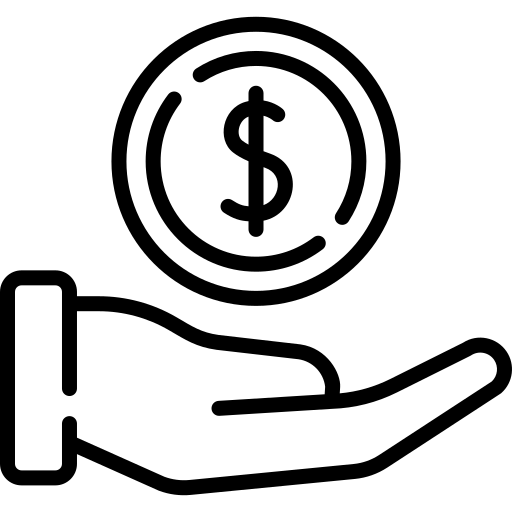
#> input picture Code files final/Images/withdraw.png, 512 x 512 px, found by its file name
$ python -i version7.py   (imports and definitions only)
#> lines starting #> are read from the running program, lines starting #| are printed output that depends on the picture
from PIL import Image, ImageFilter
from tkinter import *
import tkinter
from tkinter import ttk
from tkinter import messagebox
from PIL import Image
from PIL import ImageTk
import webbrowser
#from tkinter import ttk
#from tkinter import scrolledtext
#from tkinter.ttk import *
import time
import tkinter as tk
from tkinter import Tk
from datetime import datetime
import pytz
import os
import mysql.connector
from mysql.connector import Error
from copy import copy

#############################################################################################################################
def openWithdraw():
    rootwithdraw=Toplevel()
    rootwithdraw.title("WITHDRAW")
    rootwithdraw.geometry('1920x1080')


    # [26 lines left out: functions withdraw, withdraw_action, not called in this run]


    #Frame1 and its details
    frame1 = tk.LabelFrame(rootwithdraw,bg="white", highlightbackground="white", highlightthickness="3")
    frame1.place(x=0, y=0, width=1280, height=120)

    logo= tk.PhotoImage(file="D:/College/BE project/proj final/Images/logo.png")
    logoref=logo
    label=ttk.Label(frame1, image=logoref)
    label.image=logoref
    label.place(x=-30, y=-30, width=60, height=60)


    title1=Label(frame1, text="QUERENCIA", bg="white", fg="black", font=("times new roman", 25, "bold"))
    title1.place(x=40, y=30)
    title2=Label(frame1, text="Toll free: 0900-0723-0213", bg="white", fg="black", font=("times new roman", 10))
    title2.place(x=45, y=70)


    #------------------------------------------------------------------------------------------------------------------------------------------------------------------------------------#
    #Frame2 and its details

    frame2 = tk.LabelFrame(rootwithdraw,bg="black", highlightbackground="white", highlightthickness="3" )
    frame2.place(x=0, y=120, width=640, height=1160)


    head1=Label(frame2, text="CASH WITHDRAW", bg="black", fg="#00B9FF", font=("times new roman", 20, "bold"))
    head1.place(x=200, y=30)


    # Load the image
    pin1=Image.open('D:/College/BE project/proj final/Images/withdraw.png')
#> pin1 is the input picture: PIL image 512x512 RGBA; mean R, G, B, A 0, 0, 0, 48.9

    # Resize the image in the given (width, height)
    p1=pin1.resize((90, 90))
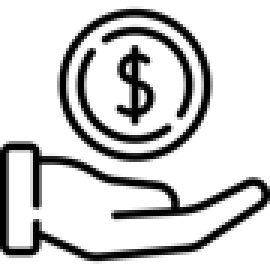
#> p1: PIL image 90x90 RGBA (shown 3 times larger); mean R, G, B, A 0, 0, 0, 48.9; transparent parts drawn white

    # Conver the image in TkImage
    my_pin1=ImageTk.PhotoImage(p1)
    mypin1ref=my_pin1

    # Display the image with label
    label=Label(frame2, image=mypin1ref)
    label.image=mypin1ref
    label.pack()
    label.place(x=275, y=110)


    head2=Label(frame2, text="Enter the amount to be withdrawn:", bg="black", fg="#00B9FF", font=("times new roman", 18, "bold"))
    head2.place(x=50, y=290)
    new_withdraw= Entry(frame2, width=10, bg="#797D7F", fg="white", font=("calibri", 15, "bold"))
    new_withdraw.place(x=450, y=290)

    back=tk.Button(frame2, text="Back", font=('Helvetica','20'), command=openDashboard)
    back.place(x=275, y=450, width=90, height=50)
    back.configure(bg="white", fg="#00B9FF")


    #Frame3 and its details


    frame3 = tk.LabelFrame(rootwithdraw,bg="#797D7F", highlightbackground="#00B9FF", highlightthickness="3")
    frame3.place(x=640, y=120, width=640, height=1160)

    one=tk.Button(frame3, text="1", font=('Helvetica','40', "bold"), command=lambda:withdraw("1"))
    one.place(x=180, y=50, width=60, height=60)
    one.configure(bg="white", fg="#242728")

    two=tk.Button(frame3, text="2", font=('Helvetica','40', "bold"), command=lambda:withdraw("2"))
    two.place(x=280, y=50, width=60, height=60)
    two.configure(bg="white", fg="#242728")

    three=tk.Button(frame3, text="3", font=('Helvetica','40', "bold"), command=lambda:withdraw("3"))
    three.place(x=380, y=50, width=60, height=60)
    three.configure(bg="white", fg="#242728")

    four=tk.Button(frame3, text="4", font=('Helvetica','40', "bold"), command=lambda:withdraw("4"))
    four.place(x=180, y=150, width=60, height=60)
    four.configure(bg="white", fg="#242728")

    five=tk.Button(frame3, text="5", font=('Helvetica','40', "bold"), command=lambda:withdraw("5"))
    five.place(x=280, y=150, width=60, height=60)
    five.configure(bg="white", fg="#242728")

    six=tk.Button(frame3, text="6", font=('Helvetica','40', "bold"), command=lambda:withdraw("6"))
    six.place(x=380, y=150, width=60, height=60)
    six.configure(bg="white", fg="#242728")

    seven=tk.Button(frame3, text="7", font=('Helvetica','40', "bold"), command=lambda:withdraw("7"))
    seven.place(x=180, y=250, width=60, height=60)
    seven.configure(bg="white", fg="#242728")

    eight=tk.Button(frame3, text="8", font=('Helvetica','40', "bold"), command=lambda:withdraw("8"))
    eight.place(x=280, y=250, width=60, height=60)
    eight.configure(bg="white", fg="#242728")

    nine=tk.Button(frame3, text="9", font=('Helvetica','40', "bold"), command=lambda:withdraw("9"))
    nine.place(x=380, y=250, width=60, height=60)
    nine.configure(bg="white", fg="#242728")

    doublezero=tk.Button(frame3, text="00", font=('Helvetica','40', "bold"), command=lambda:withdraw("00"))
    doublezero.place(x=180, y=350, width=60, height=60)
    doublezero.configure(bg="white", fg="#242728")

    zero=tk.Button(frame3, text="0", font=('Helvetica','40', "bold"), command=lambda:withdraw("0"))
    zero.place(x=280, y=350, width=60, height=60)
    zero.configure(bg="white", fg="#242728")


    # Load the image
    cross1=Image.open('D:/College/BE project/proj final/Images/cross.png')
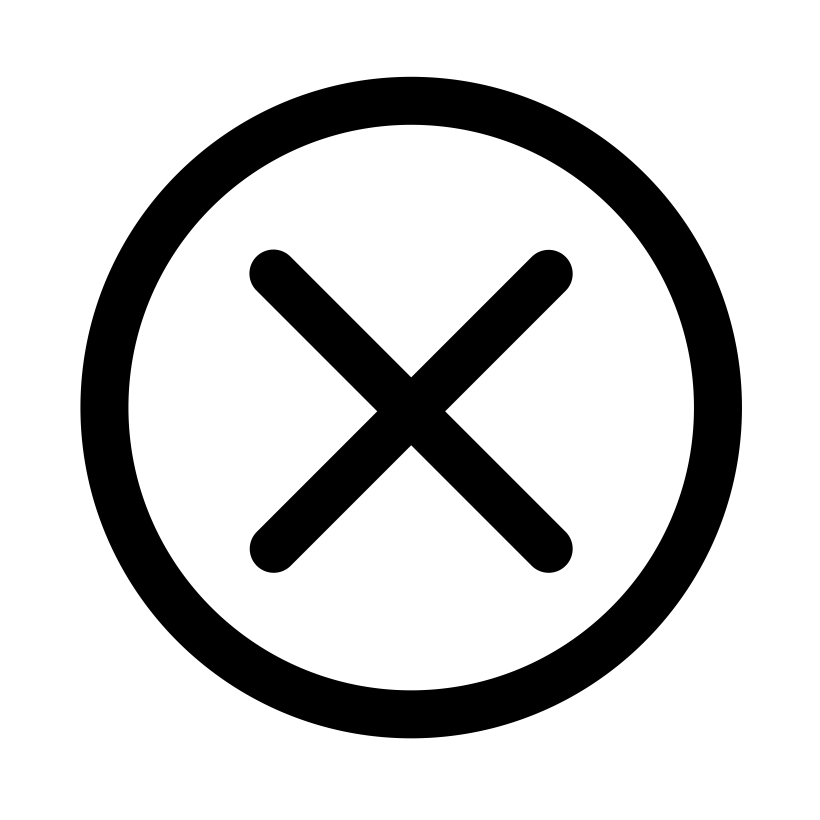
#> input picture Code files final/Images/cross.png, 4096 x 4096 px, found by its file name (shown at 1/5 size)
#> cross1 is the input picture: PIL image 4096x4096 RGBA; mean R, G, B, A 0, 0, 0, 49.8

    # Resize the image in the given (width, height)
    cro1=cross1.resize((55, 55))
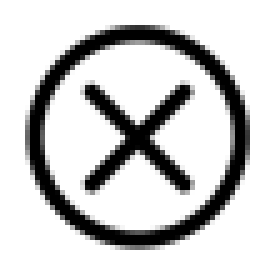
#> cro1: PIL image 55x55 RGBA (shown 5 times larger); mean R, G, B, A 0, 0, 0, 49.8; transparent parts drawn white

    # Conver the image in TkImage
    my_cross1=ImageTk.PhotoImage(cro1)
    mycross1ref=my_cross1

    # Display the image with label
    label=Label(frame3, image=mycross1ref)
    label.image=mycross1ref
    label.pack()
    label.place(x=380, y=350)

    back_btn=tk.Button(frame3, image=mycross1ref, font=('Helvetica','40', "bold"), command=clear)
    back_btn.place(x=380, y=350, width=60, height=60)
    back_btn.configure(bg="white", fg="#242728")

    ok=tk.Button(frame3, text="Proceed", font=('Helvetica','20'), state="disabled", command=openAuthentication)
    ok.place(x=240, y=450, width=150, height=50)
    ok.configure(bg="#242728", fg="#00B9FF")


#####################################################################################################################################

# [234 lines left out: functions openDeposit, viewBalance, not called in this run]


######################################################################################################################################
pincount=0
repincount=0
new_pin_final=0
reset_new_pin_final=0

# [197 lines left out: functions pinChange, pin_compare, not called in this run]


######################################################################################################################################
def openfingscan():
    return true

def openfacescan():
    return true


####################################################################################################################################

                                                                                                                            ###AUTHENTICATION PAGE CODE#######

# [251 lines left out: functions openAuthentication, openDashboard, not called in this run]


#################################################################################################################################################

def openRefresh():
    root.withdraw()
    os.system("python linked_home_dash_auth_version3.py")


##############################HOME PAGE CODE STARTS BELOW#######################

#DATABASE CONNECTIVITY#

# [18 lines left out: function connect, not called in this run]


# [13 lines not run here, left out]


# [34 lines left out: function openHelp, not called in this run]


#Frame1 and its details
# [1 line that did not run here, left out]
# [1 line not run here, left out]


#------------------------------------------------------------------------------------------------------------------------------------------------------------------------------------------------------------------------------------#

#Display time in real-time.....check later...not working right now  (only static time is getting displayed)....error in after() method

IST=pytz.timezone('Asia/Kolkata')

# [6 lines left out: function update_clock, not called in this run]
  #  label2.after(1000, update_clock)

#update_clock()

#------------------------------------------------------------------------------------------------------------------------------------------------------------------------------------------------------------------------------------#


# [1 line that did not run here, left out]
# [1 line that did not run here, left out]
# [1 line that did not run here, left out]

logo1= tk.PhotoImage(file="D:/College/BE project/proj final/Images/logo.png")
# [1 line that did not run here, left out]
# [1 line not run here, left out]

# [1 line that did not run here, left out]
# [2 lines not run here, left out]

# [1 line that did not run here, left out]
# [2 lines not run here, left out]


#frame2 and its details
# [1 line that did not run here, left out]
# [1 line not run here, left out]

# [1 line that did not run here, left out]
# [1 line that did not run here, left out]
# [1 line not run here, left out]

# [1 line that did not run here, left out]
# [1 line that did not run here, left out]
#pswd_entry.config(state= "disabled")
# [1 line not run here, left out]


count=0
countp=0
char_acc=0
char_pin=0

# [64 lines left out: functions on_click, clear, not called in this run]


# [1 line that did not run here, left out]
# [2 lines not run here, left out]

# [1 line that did not run here, left out]
# [2 lines not run here, left out]

# [1 line that did not run here, left out]
# [2 lines not run here, left out]

# [1 line that did not run here, left out]
# [2 lines not run here, left out]

# [1 line that did not run here, left out]
# [2 lines not run here, left out]

# [1 line that did not run here, left out]
# [2 lines not run here, left out]

# [1 line that did not run here, left out]
# [2 lines not run here, left out]

# [1 line that did not run here, left out]
# [2 lines not run here, left out]

# [1 line that did not run here, left out]
# [2 lines not run here, left out]

# [1 line that did not run here, left out]
# [2 lines not run here, left out]

# [1 line that did not run here, left out]
# [5 lines not run here, left out]

# Resize the image in the given (width, height)
# [1 line that did not run here, left out]

# Conver the image in TkImage
# [1 line that did not run here, left out]

# Display the image with label
# [1 line that did not run here, left out]
# [2 lines not run here, left out]

# [1 line that did not run here, left out]
# [2 lines not run here, left out]


# [1 line that did not run here, left out]
# [2 lines not run here, left out]


# [1 line that did not run here, left out]
# [1 line that did not run here, left out]

login_credentials="SELECT Acc_No, pin FROM card_details"
# [1 line not run here, left out]

# [1 line that did not run here, left out]

# [2 lines not run here, left out]

# [1 line that did not run here, left out]
# [8 lines not run here, left out]

>>> result = openWithdraw()
